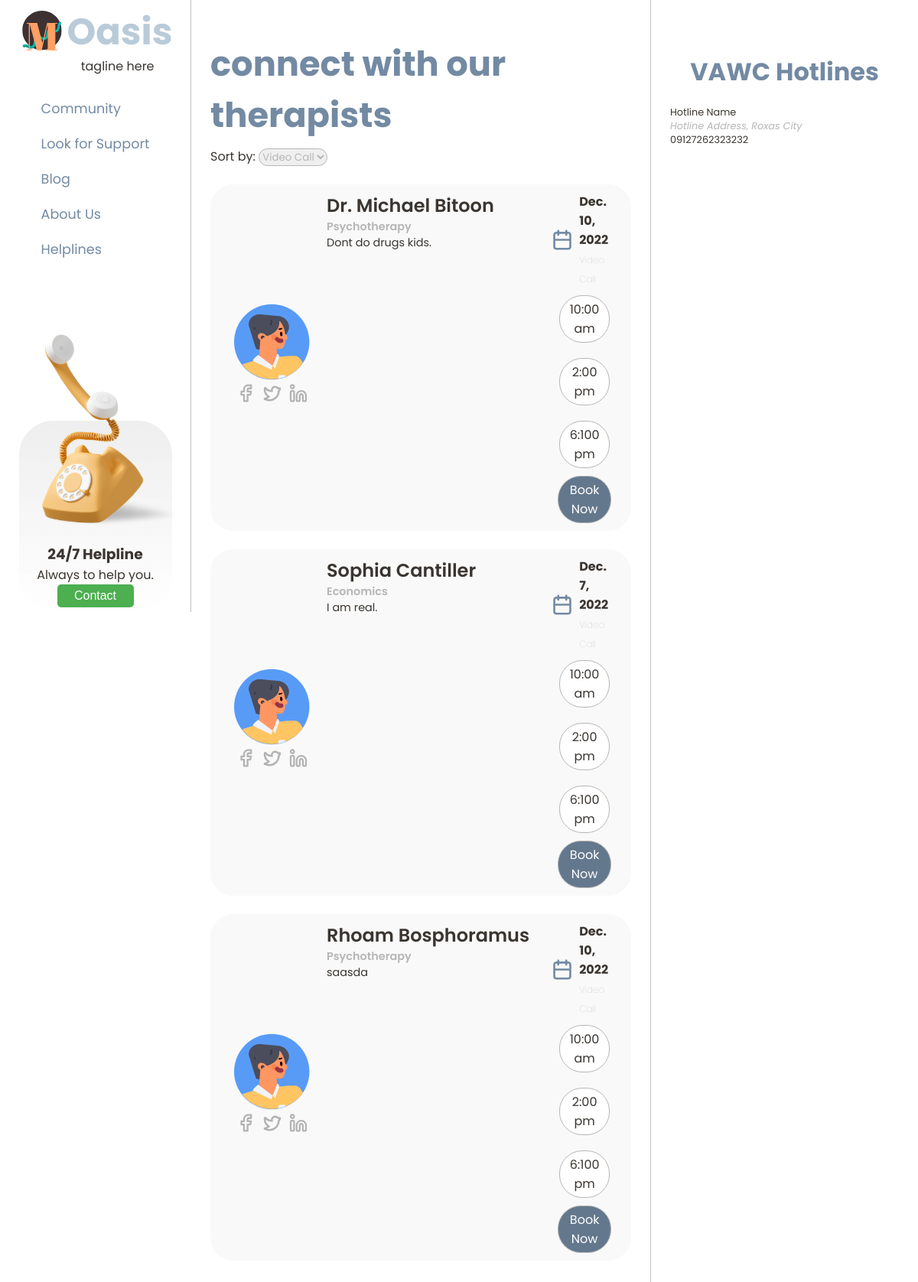
Page /counselling/ (signed in) on the committed database.
### forum/models.py (models this page shows)
class Therapist(models.Model):
    specialties = (
        ('Psychotherapy', 'Psychotherapy'),
        ('Economics', 'Economics'),
    )
    area = models.TextField(choices=specialties)
    name = models.CharField(max_length=128)
    email = models.EmailField()
    day_available = models.DateField()
    bio = models.TextField()

class Hotline(models.Model):
    name = models.CharField(max_length=128, blank=False)
    address = models.TextField()
    number = models.CharField(max_length=24)

### forum/views.py (the view)
# urls.py: path('counselling/', counselling_view, name='counselling'),
def counselling_view(request, *args, **kwargs):
    if not request.user.is_authenticated:
        return redirect('landing')
    context = {
        'therapists': Therapist.objects.all(),
        'hotlines': Hotline.objects.all(),
    }
    return render(request, 'counselling.html', context)

### forum/templates/counselling.html (shortened to what this page needs)
{% extends 'base.html' %}
{% load static %}
{% block content %}
    <div class="main">
    <div class="counselling-label">connect with our therapists</div>
        <div class="sorting">
            <label for="sort-type">Sort by:</label>
            <select class = "rounded personal" name="sort-type" id="sort-type">
              <option value="video_call">Video Call</option>
            </select>
        </div>
        <div class="therapist-list">
            {% for person in therapists %}
            <div class="rounded card three-column">
                <div class="therapist-details ">
                    <img alt="sdsds" src="{% static 'images/profile1.svg' %}">
                    <section class="centered">
                    <a href="#linktofb"><img src="{% static 'images/facebook.svg' %}" alt="facebook"></a>
                    <a href="#linktotwt"><img src="{% static 'images/twitter.svg' %}" alt="twitter"></a>
                    <a href="#linktoln"><img src="{% static 'images/linkedin.svg' %}" alt="linkedin"></a>
                    </section>
                </div>
                <div class="therapist-content">
                    <h2>{{  person.name }}</h2>
                    <p id="subtle">{{  person.area }}</p>
                    <p>{{ person.bio }}</p>
                </div>
                <div class="therapist-contact">
                    <div class="date-label">
                        <img alt="calendar icon" src="{% static 'images/calendar.svg' %}">
                        <div id="date-available">
                            <p>{{ person.day_available }}</p>
                            <label>Video Call</label>
                        </div>
                    </div>
                    <div class="centered time-list">
                        <a>10:00 am</a>
                        <a>2:00 pm</a>
                        <a>6:100 pm</a>
                    </div>
                    <a id="book-button" href="booknow">Book Now</a>
                </div>
            </div>
            {%  endfor %}
        </div>
    </div>
    <div class="right">
        <div class="hotline-label centered"> VAWC Hotlines</div>
        <div class="hotline-list">
            {% for hotline in hotlines %}
                <div class="hotline-item">
                    <div class="hotline-name">{{ hotline.name }}</div>
                    <div class="hotline-address">{{ hotline.address }}</div>
                    <div class="hotline-number">{{ hotline.number }}</div>
                </div>
            {% endfor %}
        </div>
    </div>
{%  endblock content %}

### forum/static/css/styles.css (style rules this page uses)
:root { --platinum: #eae7e2ff; --alice-blue: #d7e2e8ff; --beau-blue: #b9cbd9ff; --baby-pink: #fcc9c5ff; --misty-rose: #feddd8ff; --light-cyan: #cfe3e2ff; --text-color: #3A3530; --light-text: #B6B6B6; --poppins: 'Poppins', sans-serif; }
* { margin: 0; padding: 0; }
*, *::before, *::after { box-sizing: border-box; }
html { height: 100vh; }
body { background-color: white; color: var(--text-color); font-family: var(--poppins); display: flex; align-items: flex-start; justify-content: center; margin: 0; padding: 0; width: 100%; min-height: 100%; }
.right { display: flex; flex-direction: column; padding: 25px; border-left: 1px solid rgba(77, 77, 77, 0.35); position:fixed; width: 350px; height: 100%; right:0; top: 0; }
* a { text-decoration: inherit; color: var(--text-color); }
.rounded { border-radius: 30px; }
.personal { font-family: inherit; color:var(--light-text); border: solid 1px var(--light-text); }
.main { display:flex; flex-direction: column ; padding-left: 225px; padding-right: 325px; margin: 50px 50px; }
.sorting select { margin-top: 10px; }
.card { position: relative; display: grid; grid-template-rows: 8fr 2fr; margin: 24px 0; padding: 10px 20px; min-height: 270px; overflow-y:hidden; background-color: #F9F9F9; font-size: 1rem; }
.counselling-label { color: #738AA3; font-weight: bold; font-size: 2.8rem; }
.therapist-list { font-size: 1rem; }
.three-column { grid-template-columns: 1fr 7fr 2fr !important; grid-template-rows: 1fr !important; grid-gap:0 10px }
.therapist-details { display:flex; padding: 10px 10px; width: 100%; flex-direction: column; align-items: center; justify-content: center; }
.therapist-details section { width: 100%; }
.therapist-details img { width: 100px; aspect-ratio: 1/1; }
.therapist-details section img { max-width: 24px; aspect-ratio: 1/1; margin: 5px; }
.therapist-content h2 { font-size: 1.5rem; font-weight: 600; }
.therapist-content #subtle { color: var(--light-text); font-weight: 600; }
.therapist-content p { text-align: justify; font-size: 0.9rem; }
.therapist-contact { display: flex; flex-direction: column; align-items: center; justify-content: space-evenly; width: 100%; height: 100%; }
.date-label { display: flex; }
.date-label p { font-weight: bold; }
.date-label img { width: 24px; }
#date-available { margin-left: 10px; }
.date-label label { font-weight: lighter; font-size: .75rem; color: var(--light-text); }
.time-list { flex-direction: column; width: 100%; }
.time-list a { width: 80%; background-color: white; border: solid 1px var(--light-text); border-radius: 30px; padding: 5px; margin: 10px 0; }
.therapist-contact a { width: 80%; background-color: white; border: solid 1px var(--light-text); border-radius: 30px; padding: 5px; text-align: center; }
#book-button { width: 85%; background-color: #64788d; color: white; }
.centered { display: flex; align-items: center; justify-content: center; }
.hotline-list { display: flex; flex-direction: column; justify-items: center; }
.hotline-label { padding-top: 45px; font-size: 2rem; font-weight: bold; color: #738AA3; }
.hotline-item { margin: 20px 0; font-size: 0.8rem; }
.hotline-address { color: var(--light-text); font-style: italic; }

### rows in the picture
Therapist: name "Dr. Michael Bitoon", area "Psychotherapy", bio "Dont do drugs kids.", day_available "Dec. 10, 2022"
Therapist: name "Sophia Cantiller", area "Economics", bio "I am real.", day_available "Dec. 7, 2022"
Therapist: name "Rhoam Bosphoramus", area "Psychotherapy", bio "saasda", day_available "Dec. 10, 2022"
Hotline: name "Hotline Name", address "Hotline Address, Roxas City", number "09127262323232"
